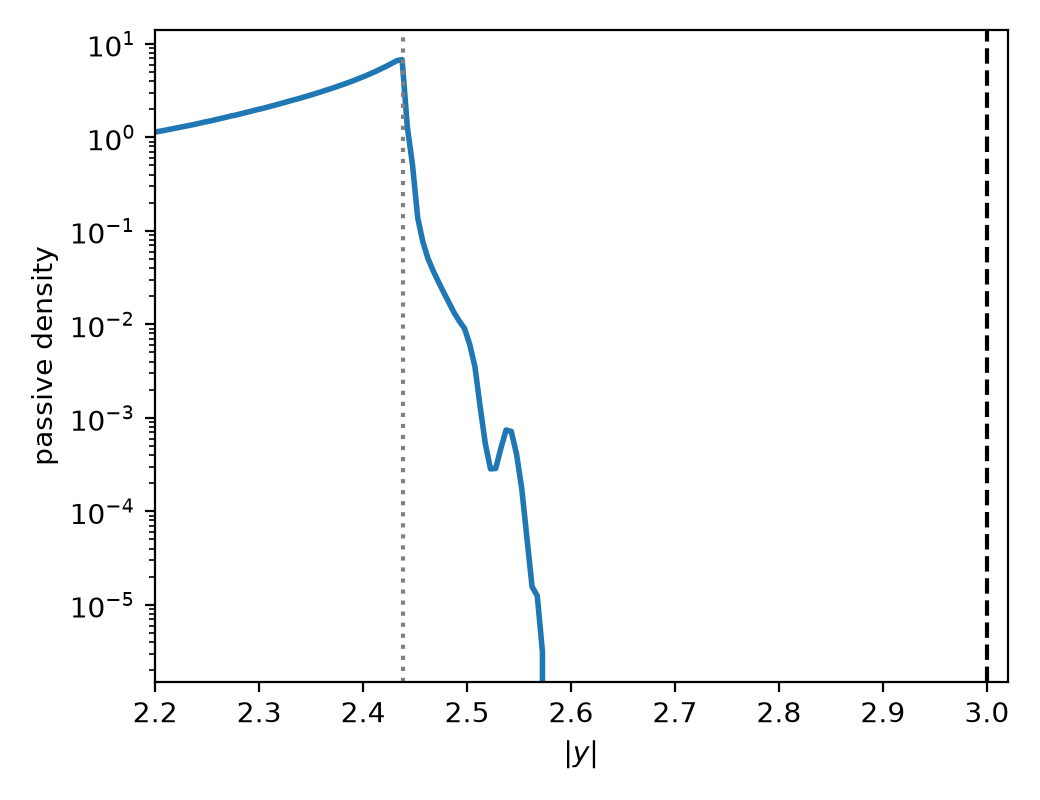

This chart was generated by the following Python code:
"""SM Figure S1(b): near-wall passive density vs |y| (HRHS trajectory). Dotted line: WCA standoff (accessible edge, 2.4388); dashed line: hard wall y = 3.

Renders a simple version of this panel from figure_s1_b.csv alone (no processing).
Run: python3 figure_s1_b.py
"""
from pathlib import Path
import pandas as pd
import matplotlib
matplotlib.use("Agg")
import matplotlib.pyplot as plt

HERE = Path(__file__).resolve().parent
STEM = "figure_s1_b"
df = pd.read_csv(HERE / f"{STEM}.csv")

fig, ax = plt.subplots(figsize=(5.2, 4.0))
ax.plot(df.x, df.y, color="tab:blue", lw=2.0)
ax.axvline(2.4388, color="grey", ls=":", lw=1.5)
ax.axvline(3.0, color="black", ls="--", lw=1.5)
ax.set_xlabel(r"$|y|$")
ax.set_ylabel("passive density")
ax.set_xlim(2.2, 3.02)
ax.set_yscale("log")

fig.tight_layout()
fig.savefig(HERE / f"{STEM}.png", dpi=200)
print(f"saved {STEM}.png")
